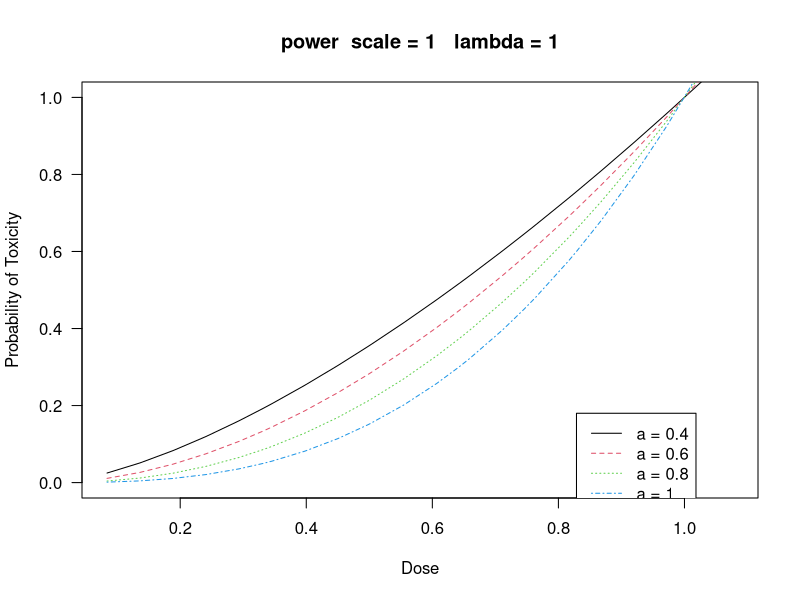

Reproduce this figure in R.
#-----------------------------------------------------------------------
#
#                              Description
#
#     Displays the model function psi(dose,a), before performing
#     a Continual Reassessment study
#
#                              Parameters
#
#     dose   --> vector of doses
#     scale  --> scaling factor
#     lambda --> power used in the dose transformation
#     ff     --> functional form for psi
#                1 - hyperbolic tangent
#                2 - logistic
#                3 - power
#     a      --> set of values for the parameter of the model.
#                There will be a curve for each value of a
#     hl     --> vector of values for which horizontal lines will be drawn
#     vl     --> vector of values for which vertical   lines will be drawn
#-----------------------------------------------------------------------
explore <- function( dose, scale, lambda, ff, a, hl=NA, vl=NA ) {   
    if ( scale <= 0 )
        stop("scale MUST be positive")
    d <- dose / scale    
    if ( lambda == 0 )      d <- log( d )
    else if ( lambda != 1 ) d <- d^lambda    
    # build up the extended dose vector
    d1 <- min( d )
    d2 <- max( d )
    half <- 0.5*(d2-d1)    
    x <- c(seq(d1-half, d2+half, len=20))
    x <- sort(c(x,d))    
    # select the functional form
    if ( ff == 1 ) {
        y <- f.tanh( x, a )
        what <- "hyperbolic tangent"
    }
    else if ( ff ==2 ) {
        y <- f.log( x, a )
        what <- "logistic"
    }
    else if ( ff == 3){
        y <- f.pow( x, a )
        what <- "power"        
    }    
    matplot( x, y, ylim=c(0,1), type="l", lty=1:length(a), xlab="Dose",
            ylab="Probability of Toxicity", las=1,
            main=paste(what, " scale =", scale, "  lambda =", lambda) )
    abline(h=hl, v=vl)
    a <- as.single( a )
    lena <- 1:length(a)
    legend(0.75 * max(x) + 0.25 * min(x), 0.18, paste("a =", round(
                            as.single(a), 2)), lty=lena, col=lena)    
    return( d )
}

#-----------------------------------------------------------------------
#     computes the values for the function describing the model
#
#     d --> vector of doses
#     a --> vector containing the parameters of the model
#-----------------------------------------------------------------------
f.pow <- function( d, a ) {
    ncol <- length( a )
    y <- matrix(NA, nrow=length(d), ncol)
    for ( j in 1:ncol ) {
        y[,j] <- d^exp(a[j])
    }
    return( y )
}

#-----------------------------------------------------------------------
#     computes the values for the function describing the model
#
#     d --> vector of doses
#     a --> vector containing the parameters of the model
#-----------------------------------------------------------------------
f.log <- function( d, a ) {
    ncol <- length( a )
    y <- matrix(NA, nrow=length(d), ncol)
    for ( j in 1:ncol ) {
        y[,j] <- 1/(1+exp(-3-d*a[j]))
    }
    return( y )
}

#-----------------------------------------------------------------------
#     computes the values for the function describing the model
#
#     d --> vector of doses
#     a --> vector containing the parameters of the model
#-----------------------------------------------------------------------
f.tanh <- function( d, a ) {
    ncol <- length( a )
    y <- matrix(NA, nrow=length(d), ncol)
    for ( j in 1:ncol ) {
        y[,j] <- 1/(1+exp(-2*d))^a[j]
    }
    return( y )
}

p.tox0 <- c(.05,.15,.3,.45,.6)
# Power model
dose <-exp(log(p.tox0)/2.71828183)
pdes <-.3
par(mfrow=c(1,1))
apara<-((1:4)/5+0.2)
explore(dose,scale=1,lambda=1,ff=3,a=apara)



